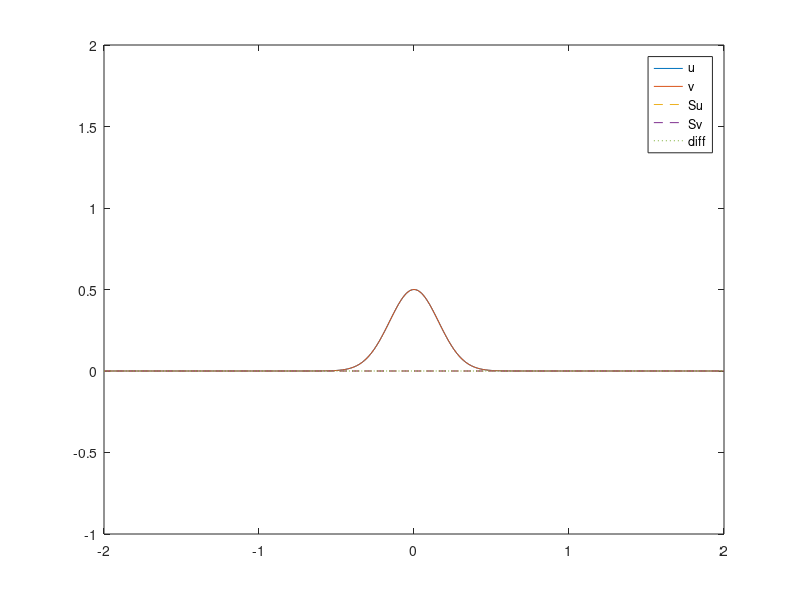

MATLAB code for this plot: (Note: this script raises an error after producing the figure.)
clc 
clear 
close all

f = figure;
T = 5;
dx = 0.01;
x = -2:dx:2;
Nx = length(x);

u0 = @(x) 0.5*exp(-20*x.^2);
fb = @(u) 0.5*u.*u;
fv = @(v) (2/3)*v.^(3/2);

U = u0(x);
V = u0(x).^2;
dt = dx;%/max(abs(uL),abs(uR));
Nt = floor(T/dt);
lambda = dt/dx;

I = 1:Nx;
L = I - 1;
R = I + 1;
L(1) = 1;
R(end) = Nx - 1;

Su = zeros(Nx,1);
Sv = zeros(Nx,1);

p = plot(x,U,x,sqrt(V),x,Su,"--",x,Sv,"--",x, Sv - Su, ":");
xlim([-2,2]);
ylim([-1,2]);
legend("u","v","Su","Sv","diff")

n = 0;
%gudonov
while n < Nt
    n = n+1;
    U(I) = U(I) - lambda*(F(U(I),U(R),fb) - F(U(L),U(I),fb));
    V(I) =  V(I) - lambda*(F(V(I),V(R),fv) - F(V(L),V(I),fv));
    Su = 0.5*(U(R) + U(I));
    Sv = (2/3)*(V(R).^3 + V(I).^3)./(V(R) - V(I));
    p(1).YData = U;
    p(2).YData = sqrt(V);
    p(3).YData = Su;
    p(4).YData = Sv;
    p(5).YData = Sv - Su;
    drawnow;
end

function flux = F(U1,U2,f)
    flux = max(f(U1),f(U2)).*(U1 >= U2) + f(U2).*(U1 <= U2 & U2 < 0) + f(U1).*(U1 < U2 & U1 > 0);  
end
